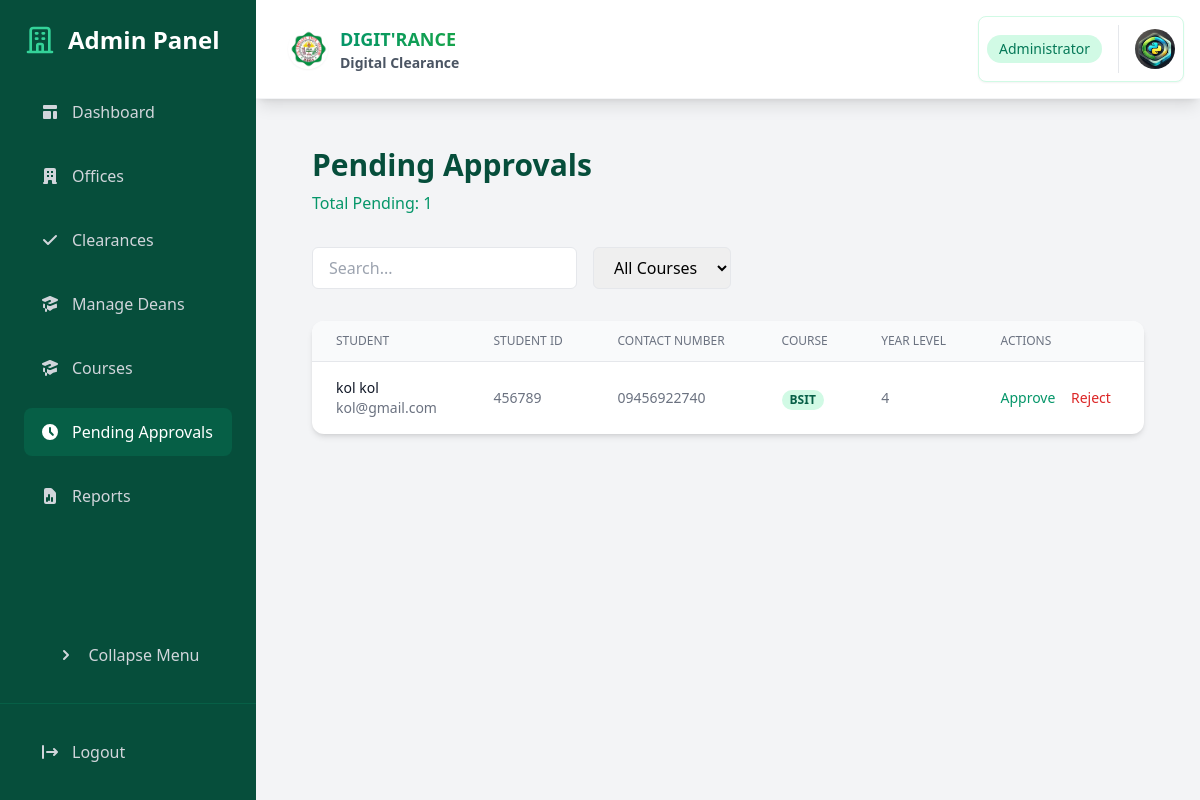
The page /dashboard/admin/pending-approvals/ (signed in) on the database as committed earlier.
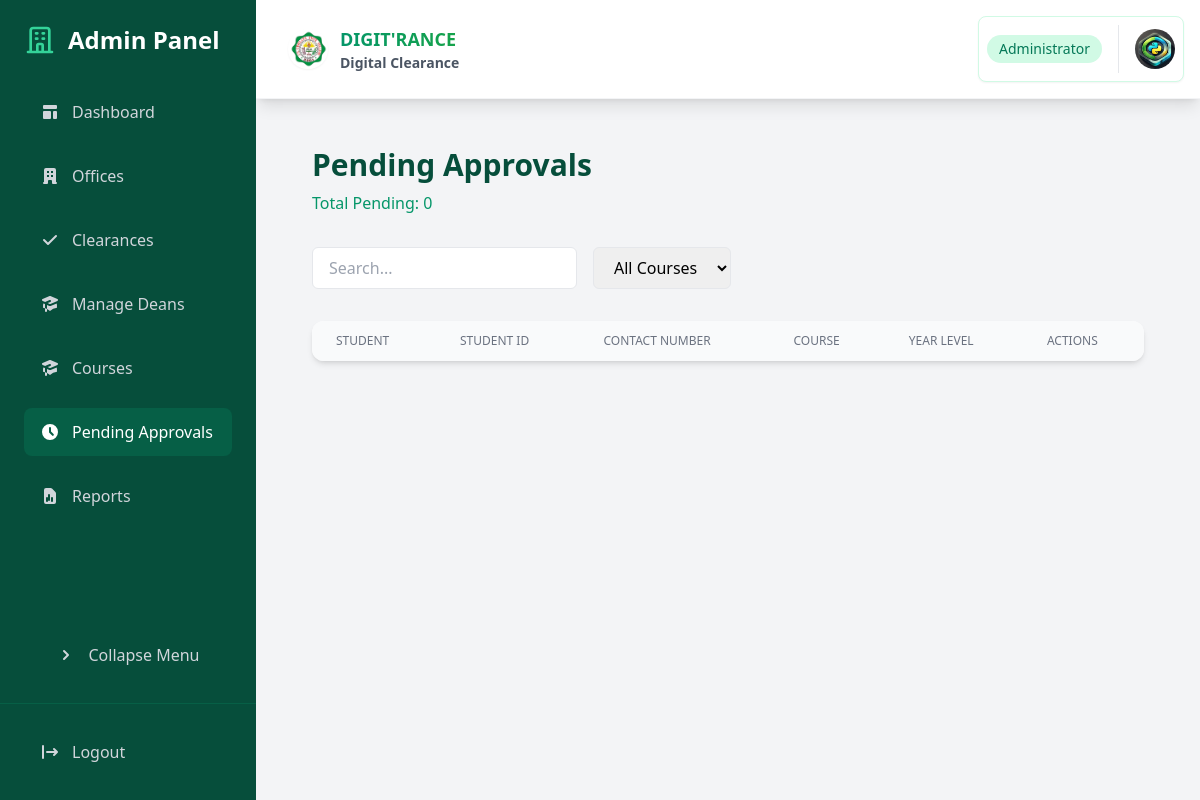
The same page on the database as committed later.
### core/models.py (models this page shows, shortened)
class Student(models.Model):
    user = models.OneToOneField(User, on_delete=models.CASCADE)
    student_id = models.CharField(max_length=20, unique=True)
    course = models.ForeignKey(Course, on_delete=models.PROTECT)
    program_chair = models.ForeignKey('ProgramChair', on_delete=models.SET_NULL, null=True, blank=True)
    dormitory_owner = models.ForeignKey('Staff', on_delete=models.SET_NULL, null=True, blank=True, related_name='dormitory_students')
    year_level = models.IntegerField()
    contact_number = models.CharField(max_length=20, blank=True, null=True)
    is_boarder = models.BooleanField(default=False)
    created_at = models.DateTimeField(auto_now_add=True)
    is_approved = models.BooleanField(default=False)
    rejection_reason = models.TextField(blank=True, null=True)
    profile_picture = models.ImageField(upload_to='student_profiles/', null=True, blank=True)

class Course(models.Model):
    code = models.CharField(max_length=10, unique=True)
    name = models.CharField(max_length=100)
    dean = models.ForeignKey(Dean, on_delete=models.PROTECT, related_name='courses')
    is_active = models.BooleanField(default=True)
    created_at = models.DateTimeField(auto_now_add=True)
    updated_at = models.DateTimeField(auto_now=True)
    class Meta:
        ordering = ['code']

### core/views.py (the view)
# urls.py: path('dashboard/admin/pending-approvals/', views.admin_pending_approvals, name='admin_pending_approvals'),
@login_required
@user_passes_test(lambda u: u.is_superuser)
def admin_pending_approvals(request):
    pending_students = Student.objects.filter(
        is_approved=False
    ).select_related('user', 'course')
    courses = Course.objects.all()
    return render(request, 'admin/pending_approvals.html', {
        'pending_students': pending_students,
        'total_pending': pending_students.count(),
        'courses': courses,
    })

### templates/admin/pending_approvals.html (shortened to what this page needs)
{% extends 'base.html' %}
{% load static %}
{% block content %}
<div class="p-6 space-y-8">
    <div class="mb-8">
        <h1 class="text-3xl font-bold text-emerald-900">Pending Approvals</h1>
        <p class="text-emerald-600 mt-2">Total Pending: {{ total_pending }}</p>
    </div>
    <div class="flex gap-4 mb-6">
        <input type="text" id="search" placeholder="Search..."
               class="px-4 py-2 border rounded-md">
        <select id="course-filter" class="px-4 py-2 border rounded-md">
            <option value="">All Courses</option>
        </select>
    </div>
    <div class="bg-white rounded-xl shadow-md overflow-hidden">
        <table class="min-w-full divide-y divide-gray-200">
            <thead class="bg-gray-50">
                <tr>
                    <th class="px-6 py-3 text-left text-xs font-medium text-gray-500 uppercase">Student</th>
                    <th class="px-6 py-3 text-left text-xs font-medium text-gray-500 uppercase">Student ID</th>
                    <th class="px-6 py-3 text-left text-xs font-medium text-gray-500 uppercase">Contact Number</th>
                    <th class="px-6 py-3 text-left text-xs font-medium text-gray-500 uppercase">Course</th>
                    <th class="px-6 py-3 text-left text-xs font-medium text-gray-500 uppercase">Year Level</th>
                    <th class="px-6 py-3 text-left text-xs font-medium text-gray-500 uppercase">Actions</th>
                </tr>
            </thead>
            <tbody class="divide-y divide-gray-200">
                {% for student in pending_students %}
                <tr id="student-row-{{ student.id }}" class="hover:bg-gray-50">
                    <td class="px-6 py-4">
                        <div class="text-sm font-medium text-gray-900">{{ student.user.get_full_name }}</div>
                        <div class="text-sm text-gray-500">{{ student.user.email }}</div>
                    </td>
                    <td class="px-6 py-4 text-sm text-gray-500">{{ student.student_id }}</td>
                    <td class="px-6 py-4 text-sm text-gray-500">
                        {% if student.contact_number %}
                            {{ student.contact_number }}
                        {% else %}
                            <span class="text-gray-400">Not provided</span>
                        {% endif %}
                    </td>
                    <td class="px-6 py-4">
                        <span class="px-2 inline-flex text-xs leading-5 font-semibold rounded-full bg-emerald-100 text-emerald-800">
                            {{ student.course.code }}
                        </span>
                    </td>
                    <td class="px-6 py-4 text-sm text-gray-500">{{ student.year_level }}</td>
                    <td class="px-6 py-4 text-sm">
                        <button onclick="showApproveModal('{{ student.id }}', '{{ student.user.get_full_name }}', '{{ student.student_id }}')"
                                class="text-emerald-600 hover:text-emerald-900 mr-3">
                            Approve
                        </button>
                        <button onclick="showRejectModal('{{ student.id }}', '{{ student.user.get_full_name }}', '{{ student.student_id }}')"
                                class="text-red-600 hover:text-red-900">
                            Reject
                        </button>
                    </td>
                </tr>
                {% endfor %}
            </tbody>
        </table>
    </div>
</div>
{% endblock %}

Rows that differ between the two databases and show on the page:
removed Student: user.get_full_name "kol kol", user.email "kol@gmail.com", student_id "456789", contact_number "09456922740", course.code "BSIT", year_level "4"
Other text that changed with them:
{{ total_pending }}: "1" → "0"
